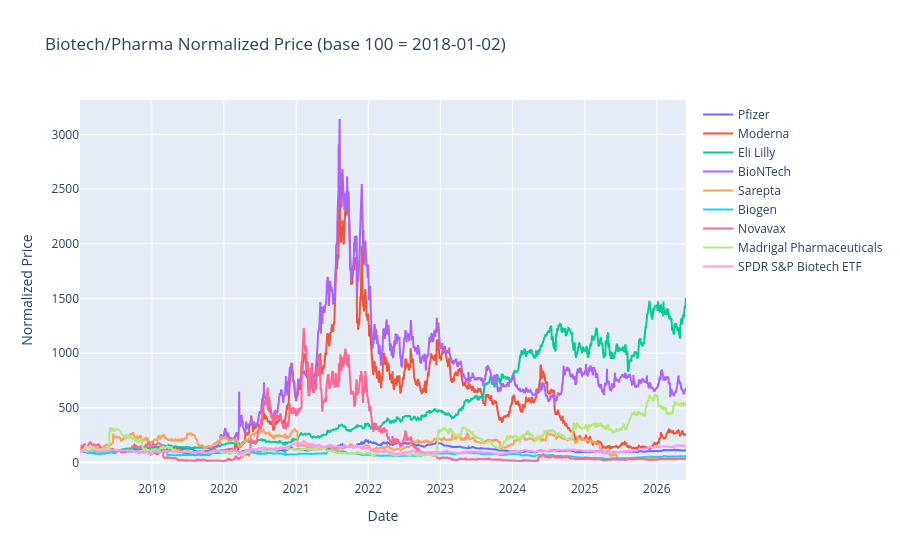

Notebook cell for this chart:
### Code cell
# Normalize to 100 at first valid date per ticker so different price scales are comparable
# and easier to read and interpret
normalized = prices.div(prices.bfill().iloc[0]) * 100
# normalized = prices

fig = go.Figure()
for ticker, name in TICKERS.items():
    if ticker not in normalized.columns:
        continue
    fig.add_trace(go.Scatter(
        x=normalized.index,
        y=normalized[ticker],
        name=name,
        mode="lines",
        hovertemplate="%{x|%Y-%m-%d}<br>%{y:.1f}<extra>" + name + "</extra>",
    ))

fig.update_layout(
    title="Biotech/Pharma Normalized Price (base 100 = 2018-01-02)",
    xaxis_title="Date",
    yaxis_title="Normalized Price",
    hovermode="x unified",
    legend=dict(orientation="v"),
)
fig.show()

### Figure 1 — Plotly figure (JSON) as saved in the notebook; plotly's stock layout.template omitted (floating-point values rounded to 4 significant figures; data arrays with more than 128 entries replaced by an {"elided": "..."} marker saying what was removed)
{"data": [{"hovertemplate": "%{x|%Y-%m-%d}<br>%{y:.1f}<extra>Pfizer</extra>", "mode": "lines", "name": "Pfizer", "type": "scatter", "x": {"elided": "2113 str values"}, "y": {"elided": "2113 float values"}}, {"hovertemplate": "%{x|%Y-%m-%d}<br>%{y:.1f}<extra>Moderna</extra>", "mode": "lines", "name": "Moderna", "type": "scatter", "x": {"elided": "2113 str values"}, "y": {"elided": "2113 float values"}}, {"hovertemplate": "%{x|%Y-%m-%d}<br>%{y:.1f}<extra>Eli Lilly</extra>", "mode": "lines", "name": "Eli Lilly", "type": "scatter", "x": {"elided": "2113 str values"}, "y": {"elided": "2113 float values"}}, {"hovertemplate": "%{x|%Y-%m-%d}<br>%{y:.1f}<extra>BioNTech</extra>", "mode": "lines", "name": "BioNTech", "type": "scatter", "x": {"elided": "2113 str values"}, "y": {"elided": "2113 float values"}}, {"hovertemplate": "%{x|%Y-%m-%d}<br>%{y:.1f}<extra>Sarepta</extra>", "mode": "lines", "name": "Sarepta", "type": "scatter", "x": {"elided": "2113 str values"}, "y": {"elided": "2113 float values"}}, {"hovertemplate": "%{x|%Y-%m-%d}<br>%{y:.1f}<extra>Biogen</extra>", "mode": "lines", "name": "Biogen", "type": "scatter", "x": {"elided": "2113 str values"}, "y": {"elided": "2113 float values"}}, {"hovertemplate": "%{x|%Y-%m-%d}<br>%{y:.1f}<extra>Novavax</extra>", "mode": "lines", "name": "Novavax", "type": "scatter", "x": {"elided": "2113 str values"}, "y": {"elided": "2113 float values"}}, {"hovertemplate": "%{x|%Y-%m-%d}<br>%{y:.1f}<extra>Madrigal Pharmaceuticals</extra>", "mode": "lines", "name": "Madrigal Pharmaceuticals", "type": "scatter", "x": {"elided": "2113 str values"}, "y": {"elided": "2113 float values"}}, {"hovertemplate": "%{x|%Y-%m-%d}<br>%{y:.1f}<extra>SPDR S&P Biotech ETF</extra>", "mode": "lines", "name": "SPDR S&P Biotech ETF", "type": "scatter", "x": {"elided": "2113 str values"}, "y": {"elided": "2113 float values"}}], "layout": {"hovermode": "x unified", "legend": {"orientation": "v"}, "title": {"text": "Biotech/Pharma Normalized Price (base 100 = 2018-01-02)"}, "xaxis": {"title": {"text": "Date"}}, "yaxis": {"title": {"text": "Normalized Price"}}}}
